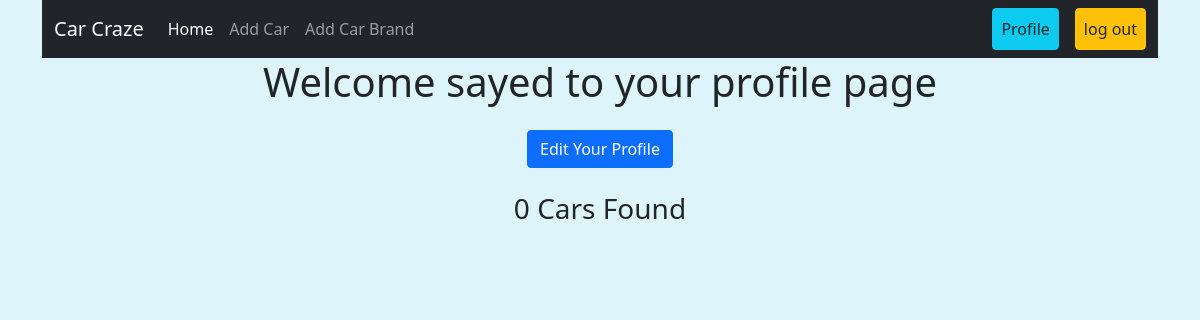
/user/profile/ (signed in), run on an earlier commit of the app's database.
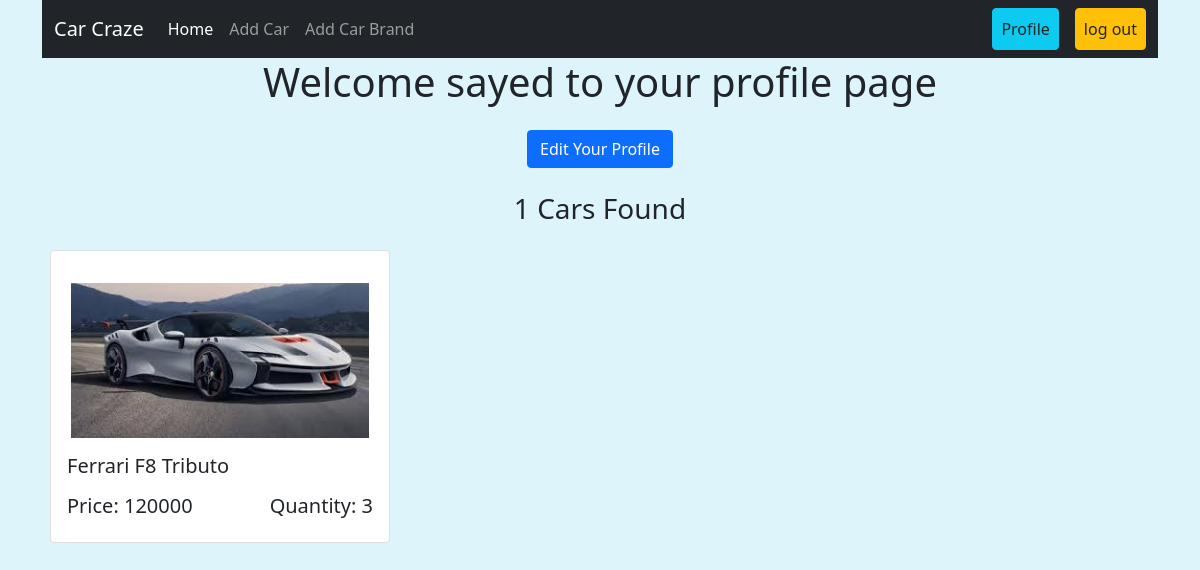
And on a later commit of the database.
### order/models.py (models this page shows, shortened)
class Order(models.Model):
    user = models.ForeignKey(User, on_delete=models.CASCADE)
    car = models.ForeignKey(Car, on_delete=models.CASCADE)
    created_on = models.DateTimeField(auto_now_add=True)

### car/models.py (models this page shows, shortened)
class Car(models.Model):
    car_name = models.CharField(max_length=100)
    description = models.TextField()
    image = models.ImageField(upload_to='car/media/uploads/', blank = True, null = True)
    quantity = models.IntegerField()
    price = models.IntegerField()
    brand_name = models.ForeignKey(Brand, on_delete=models.CASCADE)

### user/views.py (the view)
# urls.py: path('profile/', views.profile, name='profile'),
@login_required         # login required decorator
def profile(request):
    order = Order.objects.filter(user=request.user)
    return render(request, 'profile.html', {'data': order})

### user/templates/profile.html (shortened to what this page needs)
{% extends 'base.html' %}
{% load crispy_forms_tags %}
{% block content %}
<h1 class="text-center">Welcome {{user}} to your profile page</h1>
<div class="text-center my-4">
  <a class="btn btn-primary" href="{% url 'edit_profile' %}"
    >Edit Your Profile</a
  >
</div>
<div>
  <h3 class="text-center">{{data | length}} Cars Found</h3>
  <div class="row d-flex flex-warp">
    {% for order in data %}
    <div class="col-sm-12 col-md-6 col-lg-4 my-3">
      <div class="card mx-2">
        <div class="card-body">
          <img
            src="{{order.car.image.url}}"
            class="card-img-top rounded-3 py-3 px-1"
            alt="..."
          />
          <h5 class="card-title">{{order.car.car_name}}</h5>
          <div class="d-flex justify-content-between">
            <h5 class="card-title">Price: {{order.car.price}}</h5>
            <h5 class="card-title">Quantity: {{order.car.quantity}}</h5>
          </div>
        </div>
      </div>
    </div>
    {% endfor %}
  </div>
  {% endblock %}

What changed in the data, as far as the page shows it:
added Order: car.image (picture), car.car_name "Ferrari F8 Tributo", car.price "120000", car.quantity "3"
Also different on the page:
{{ data | length }}: "0" → "1"
